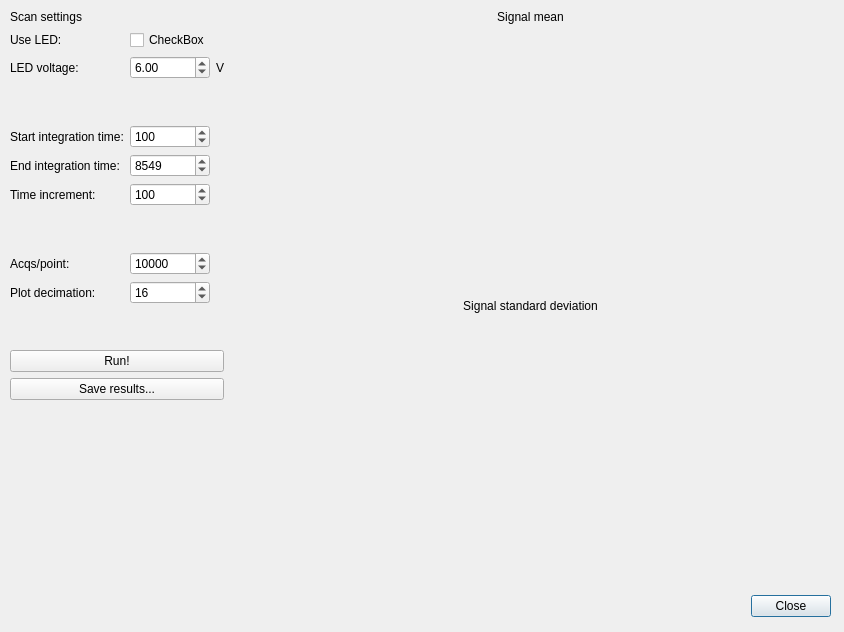
<?xml version="1.0" encoding="UTF-8"?>
<ui version="4.0">
 <class>DialogTiScan</class>
 <widget class="QDialog" name="DialogTiScan">
  <property name="geometry">
   <rect>
    <x>0</x>
    <y>0</y>
    <width>844</width>
    <height>632</height>
   </rect>
  </property>
  <property name="windowTitle">
   <string>Integration Time Scan</string>
  </property>
  <widget class="QDialogButtonBox" name="buttonBox">
   <property name="geometry">
    <rect>
     <x>490</x>
     <y>590</y>
     <width>341</width>
     <height>32</height>
    </rect>
   </property>
   <property name="orientation">
    <enum>Qt::Horizontal</enum>
   </property>
   <property name="standardButtons">
    <set>QDialogButtonBox::Close</set>
   </property>
  </widget>
  <widget class="QWidget" name="horizontalLayoutWidget">
   <property name="geometry">
    <rect>
     <x>10</x>
     <y>10</y>
     <width>821</width>
     <height>571</height>
    </rect>
   </property>
   <layout class="QHBoxLayout" name="horizontalLayout">
    <item>
     <layout class="QVBoxLayout" name="verticalLayout">
      <item>
       <widget class="QLabel" name="label">
        <property name="sizePolicy">
         <sizepolicy hsizetype="Fixed" vsizetype="Fixed">
          <horstretch>0</horstretch>
          <verstretch>0</verstretch>
         </sizepolicy>
        </property>
        <property name="text">
         <string>Scan settings</string>
        </property>
        <property name="alignment">
         <set>Qt::AlignCenter</set>
        </property>
       </widget>
      </item>
      <item>
       <layout class="QGridLayout" name="gridLayout">
        <item row="5" column="0">
         <widget class="QLabel" name="label_4">
          <property name="text">
           <string>Time increment:</string>
          </property>
         </widget>
        </item>
        <item row="0" column="0">
         <widget class="QLabel" name="label_2">
          <property name="sizePolicy">
           <sizepolicy hsizetype="Fixed" vsizetype="Preferred">
            <horstretch>0</horstretch>
            <verstretch>0</verstretch>
           </sizepolicy>
          </property>
          <property name="text">
           <string>Use LED:</string>
          </property>
         </widget>
        </item>
        <item row="8" column="0">
         <widget class="QLabel" name="label_11">
          <property name="text">
           <string>Plot decimation:</string>
          </property>
         </widget>
        </item>
        <item row="8" column="1">
         <widget class="QSpinBox" name="spinPLotDecimation">
          <property name="minimum">
           <number>1</number>
          </property>
          <property name="maximum">
           <number>128</number>
          </property>
          <property name="value">
           <number>16</number>
          </property>
         </widget>
        </item>
        <item row="6" column="0">
         <spacer name="verticalSpacer_2">
          <property name="orientation">
           <enum>Qt::Vertical</enum>
          </property>
          <property name="sizeType">
           <enum>QSizePolicy::Fixed</enum>
          </property>
          <property name="sizeHint" stdset="0">
           <size>
            <width>20</width>
            <height>40</height>
           </size>
          </property>
         </spacer>
        </item>
        <item row="1" column="0">
         <widget class="QLabel" name="label_3">
          <property name="text">
           <string>LED voltage:</string>
          </property>
         </widget>
        </item>
        <item row="1" column="2">
         <widget class="QLabel" name="label_6">
          <property name="text">
           <string>V</string>
          </property>
         </widget>
        </item>
        <item row="7" column="1">
         <widget class="QSpinBox" name="spinAcquisitions">
          <property name="minimum">
           <number>1</number>
          </property>
          <property name="maximum">
           <number>1000000</number>
          </property>
          <property name="singleStep">
           <number>1000</number>
          </property>
          <property name="value">
           <number>10000</number>
          </property>
         </widget>
        </item>
        <item row="7" column="0">
         <widget class="QLabel" name="label_10">
          <property name="text">
           <string>Acqs/point:</string>
          </property>
         </widget>
        </item>
        <item row="1" column="1">
         <widget class="QDoubleSpinBox" name="doubleSpinLEDV">
          <property name="maximum">
           <double>10.000000000000000</double>
          </property>
          <property name="singleStep">
           <double>0.100000000000000</double>
          </property>
          <property name="value">
           <double>6.000000000000000</double>
          </property>
         </widget>
        </item>
        <item row="3" column="0">
         <widget class="QLabel" name="label_13">
          <property name="text">
           <string>Start integration time:</string>
          </property>
         </widget>
        </item>
        <item row="4" column="0">
         <widget class="QLabel" name="label_12">
          <property name="text">
           <string>End integration time:</string>
          </property>
         </widget>
        </item>
        <item row="4" column="1">
         <widget class="QSpinBox" name="spinTEnd">
          <property name="minimum">
           <number>10</number>
          </property>
          <property name="maximum">
           <number>100000</number>
          </property>
          <property name="value">
           <number>8549</number>
          </property>
         </widget>
        </item>
        <item row="5" column="1">
         <widget class="QSpinBox" name="spinTIncrement">
          <property name="minimum">
           <number>1</number>
          </property>
          <property name="maximum">
           <number>100000</number>
          </property>
          <property name="value">
           <number>100</number>
          </property>
         </widget>
        </item>
        <item row="2" column="0">
         <spacer name="verticalSpacer_4">
          <property name="orientation">
           <enum>Qt::Vertical</enum>
          </property>
          <property name="sizeHint" stdset="0">
           <size>
            <width>20</width>
            <height>40</height>
           </size>
          </property>
         </spacer>
        </item>
        <item row="0" column="1">
         <widget class="QCheckBox" name="checkUseLED">
          <property name="text">
           <string>CheckBox</string>
          </property>
         </widget>
        </item>
        <item row="3" column="1">
         <widget class="QSpinBox" name="spintStart">
          <property name="minimum">
           <number>10</number>
          </property>
          <property name="maximum">
           <number>100000</number>
          </property>
          <property name="value">
           <number>100</number>
          </property>
         </widget>
        </item>
       </layout>
      </item>
      <item>
       <spacer name="verticalSpacer_3">
        <property name="orientation">
         <enum>Qt::Vertical</enum>
        </property>
        <property name="sizeType">
         <enum>QSizePolicy::Fixed</enum>
        </property>
        <property name="sizeHint" stdset="0">
         <size>
          <width>20</width>
          <height>40</height>
         </size>
        </property>
       </spacer>
      </item>
      <item>
       <widget class="QPushButton" name="pushRun">
        <property name="text">
         <string>Run!</string>
        </property>
       </widget>
      </item>
      <item>
       <widget class="QPushButton" name="pushSave">
        <property name="text">
         <string>Save results...</string>
        </property>
       </widget>
      </item>
      <item>
       <spacer name="verticalSpacer">
        <property name="orientation">
         <enum>Qt::Vertical</enum>
        </property>
        <property name="sizeHint" stdset="0">
         <size>
          <width>20</width>
          <height>40</height>
         </size>
        </property>
       </spacer>
      </item>
     </layout>
    </item>
    <item>
     <layout class="QVBoxLayout" name="verticalLayout_2">
      <item>
       <widget class="QLabel" name="label_5">
        <property name="sizePolicy">
         <sizepolicy hsizetype="Preferred" vsizetype="Fixed">
          <horstretch>0</horstretch>
          <verstretch>0</verstretch>
         </sizepolicy>
        </property>
        <property name="text">
         <string>Signal mean</string>
        </property>
        <property name="alignment">
         <set>Qt::AlignCenter</set>
        </property>
       </widget>
      </item>
      <item>
       <widget class="QCustomPlot" name="plotResultsMean" native="true">
        <property name="sizePolicy">
         <sizepolicy hsizetype="Expanding" vsizetype="Minimum">
          <horstretch>0</horstretch>
          <verstretch>0</verstretch>
         </sizepolicy>
        </property>
       </widget>
      </item>
      <item>
       <widget class="QLabel" name="label_7">
        <property name="sizePolicy">
         <sizepolicy hsizetype="Preferred" vsizetype="Fixed">
          <horstretch>0</horstretch>
          <verstretch>0</verstretch>
         </sizepolicy>
        </property>
        <property name="text">
         <string>Signal standard deviation</string>
        </property>
        <property name="alignment">
         <set>Qt::AlignCenter</set>
        </property>
       </widget>
      </item>
      <item>
       <widget class="QCustomPlot" name="plotResultsStd" native="true"/>
      </item>
     </layout>
    </item>
   </layout>
  </widget>
 </widget>
 <customwidgets>
  <customwidget>
   <class>QCustomPlot</class>
   <extends>QWidget</extends>
   <header>qcustomplot.h</header>
   <container>1</container>
  </customwidget>
 </customwidgets>
 <resources/>
 <connections>
  <connection>
   <sender>buttonBox</sender>
   <signal>accepted()</signal>
   <receiver>DialogTiScan</receiver>
   <slot>accept()</slot>
   <hints>
    <hint type="sourcelabel">
     <x>248</x>
     <y>254</y>
    </hint>
    <hint type="destinationlabel">
     <x>157</x>
     <y>274</y>
    </hint>
   </hints>
  </connection>
  <connection>
   <sender>buttonBox</sender>
   <signal>rejected()</signal>
   <receiver>DialogTiScan</receiver>
   <slot>reject()</slot>
   <hints>
    <hint type="sourcelabel">
     <x>316</x>
     <y>260</y>
    </hint>
    <hint type="destinationlabel">
     <x>286</x>
     <y>274</y>
    </hint>
   </hints>
  </connection>
 </connections>
</ui>
